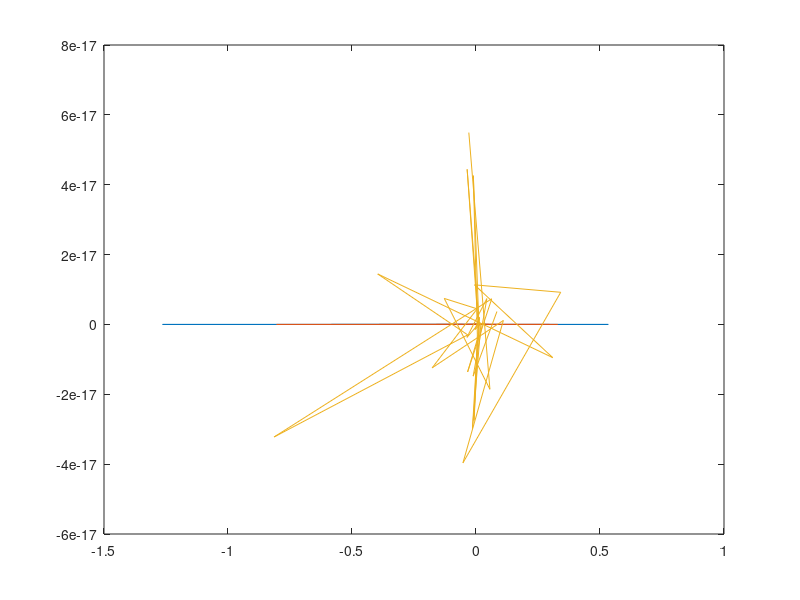
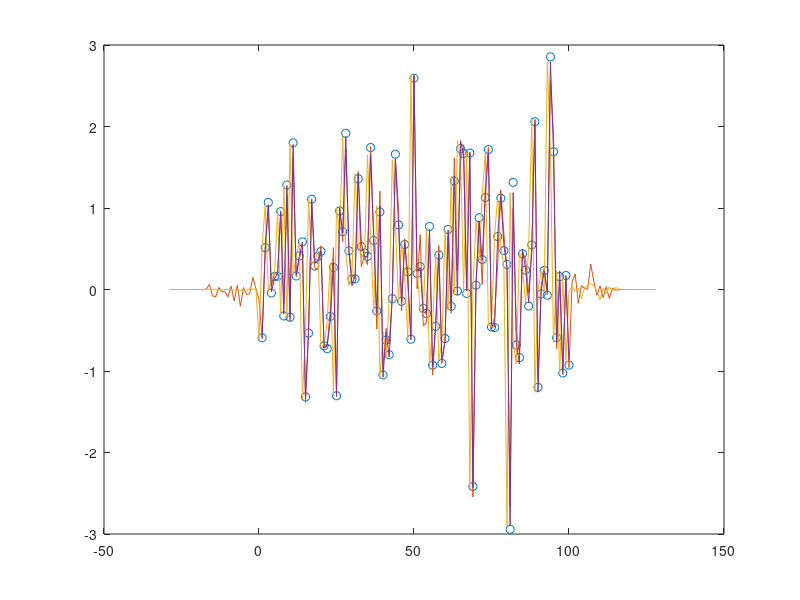

Write MATLAB code to recreate these figures, in order.
% x = sin(2*pi*5*linspace(0,1,10)').*gausswin(10);
x = randn(30,1).*gausswin(30,10); %  x(1) = 1;
y = randn(100,1);

z = conv(x,y);

bo = 1./(0e-8 + fft([x]));
qo = ifft(bo);


h = conv(qo,z);

P = convmtx(z,30);
R = P(30:129,:);

wp = (R'*R)\(R'*y);

g = conv(wp,z);

figure(13)
plot([x wp qo])

figure(14);
plot(1:100,y, 'o', -29:128,h, -29:128,g, 1:100,R*wp)


% (1:208,g, 

